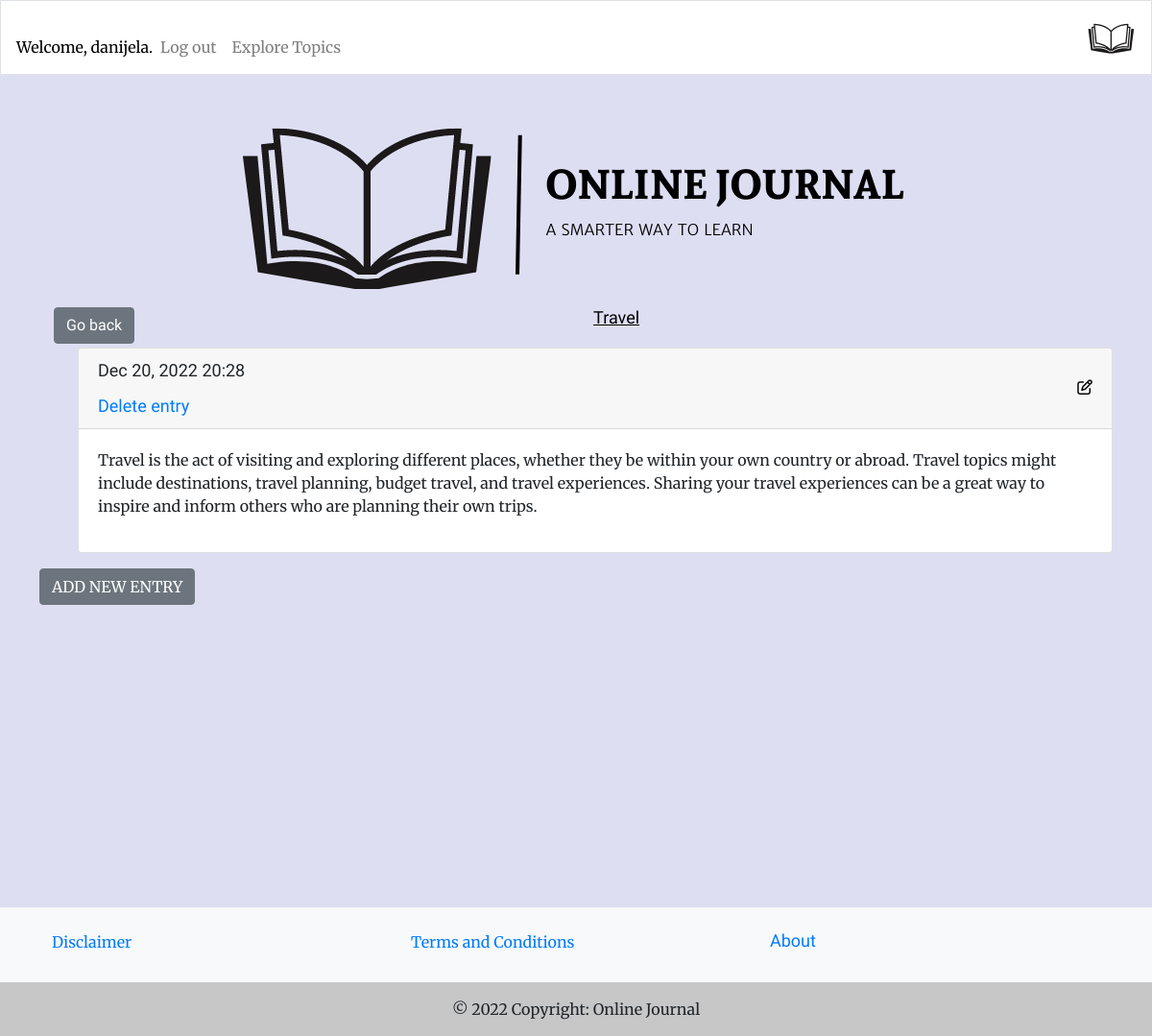
Page /topics/12 (signed in) on the committed database.
### learning_logs/models.py (models this page shows, shortened)
class Topic(models.Model):
    text = models.CharField(max_length=200)
    date_added = models.DateTimeField(auto_now_add=True)
    def __str__(self):
        return self.text

class Entry(models.Model):
    topic = models.ForeignKey(Topic, on_delete=models.CASCADE)
    text = models.TextField()
    date_added = models.DateTimeField(auto_now_add=True)

### learning_logs/views.py (the view)
# urls.py: path('topics/<int:topic_id>', views.topic, name='topic'),
@login_required
def topic(request, topic_id):
    topic = get_object_or_404(Topic, id=topic_id)
    entries = topic.entry_set.order_by('-date_added')
    context = {'topic': topic, 'entries': entries}
    return render(request, 'learning_logs/topic.html', context)

### learning_logs/templates/learning_logs/topic.html
{% extends 'learning_logs/base.html' %}
{% block page_header %}
<h3 class="topic-on-hand"><a class="btn btn-secondary go-back" href="javascript:history.back()">Go back</a> {{ topic }}</h3>
{% endblock page_header %}
{% block content %}
<ul>
  {% for entry in entries %}
  <div class="card mb-3">
    <h4 class="card-header">
      {{ entry.date_added|date:'M d, Y H:i' }}
      <small><a href="{% url 'learning_logs:edit_entry' entry.id %}">
          <i class="fa-regular fa-pen-to-square edit"></i></a></small>
          <a href="{% url 'learning_logs:delete_entry' entry.id %}">Delete entry</a>
    </h4>
    <div class="card-body">
      {{ entry.text|linebreaks }}
    </div>
  </div>
  {% empty %}
  <p>There are currently no entries.</p>
  {% endfor %}
</ul>
<p>
  <a class="new-entry btn btn-secondary" href="{% url 'learning_logs:new_entry' topic.id %}" role="button">Add new
    entry</a>
</p>
{% endblock content %}

### learning_logs/templates/learning_logs/base.html (shortened to what this page needs)
<!DOCTYPE html>
{% load bootstrap4 %}
{% load static %}
<html lang="en">
<head>
  {% block css %}
  <link rel="stylesheet" href="https://cdn.jsdelivr.net/npm/bootstrap@4.6.2/dist/css/bootstrap.min.css"
>
  {% endblock %}
  <link rel="stylesheet" href='{% static "css/styles.css" %}' type="text/css">
</head>
<body>
  <nav class="navbar navbar-expand-md mb-4 border navbar-light">
    <div class="collapse navbar-collapse" id="navbarTogglerDemo01">
      <ul class="navbar-nav">
        {% if user.is_authenticated %}
        <li class="nav-item">
          <span class="navbar-text">Welcome, {{ user.username }}.</span>
        </li>
        <li class="nav-item">
          <a class="nav-link" href="{% url 'users:logout' %}">Log out</a>
        </li>
        {% else %}
        <li class="nav-item">
          <a class="nav-link" href="{% url 'users:login' %}">Log in</a></li>
        <li class="nav-item">
          <a class="nav-link" href="{% url 'users:register' %}">Register</a>
        {% endif %}
      </ul>
      <ul class="navbar-nav">
        <li class="nav-item">
          <a class="nav-link" href="{% url 'learning_logs:topics'%}">
            Explore Topics</a></li>
      </ul>
    </div>
    <a class="navbar-brand mx-auto" href="{% url 'learning_logs:index'%}">
      <img src="{% static 'images/navbar-logo.png' %}" alt="Logo">
      </a>
  </nav>
  {% include 'learning_logs/includes/messages.html' %}
  <main role="main" class="container">
    <div class="container-md">
      <img class="logo-img" src="{% static 'images/logo.png' %}" alt="Logo">
      {% block page_header %} {% endblock page_header %}
    </div>
    <div>
      {% block content %}{% endblock content%}
    </div>
  </main>
  {% include 'learning_logs/footer.html' %}
</body>
</html>

### learning_logs/static/css/styles.css (style rules this page uses)
h1, h2, h3, h4, h5, h6 { font-family: 'Sura', sans-serif; font-size: large; }
body { background-color: #dedef3; font-family: 'Merriweather', sans-serif; }
.navbar { background: white; }
.navbar-brand { color: rgb(255 255 255); text-transform: uppercase; }
.nav-item, .nav-link { color: black; }
.navbar-light .navbar-text { color: black!important; }
.new-entry { text-transform: uppercase; color: white; }
.edit { display: flex !important; flex-wrap: wrap; flex-direction: row; align-items: flex-start; justify-content: flex-end; color: black; }
.topic-on-hand { text-decoration: underline; color: black; text-align: center; }
.btn-secondary.go-back { float: left!important; }
main.container { padding: 11px; margin-bottom: 18rem; }
ul { margin-top: 20px!important; }
.container-md { text-align: center; }
img { display: block !important; margin: auto !important; }
a.go-back { color: white; text-decoration: none; }

### rows in the picture
Topic: text "Travel"
Entry: date_added "Dec 20, 2022 20:28", text "Travel is the act of visiting and exploring different places, whether they be within your own country or abroad. Travel topics might include destinations, travel planning, budget travel, and travel experiences. Sharing your travel experiences can be a great way to inspire and inform others who are planning their own trips."

### other values in the picture
{{ user.username }} "danijela"
